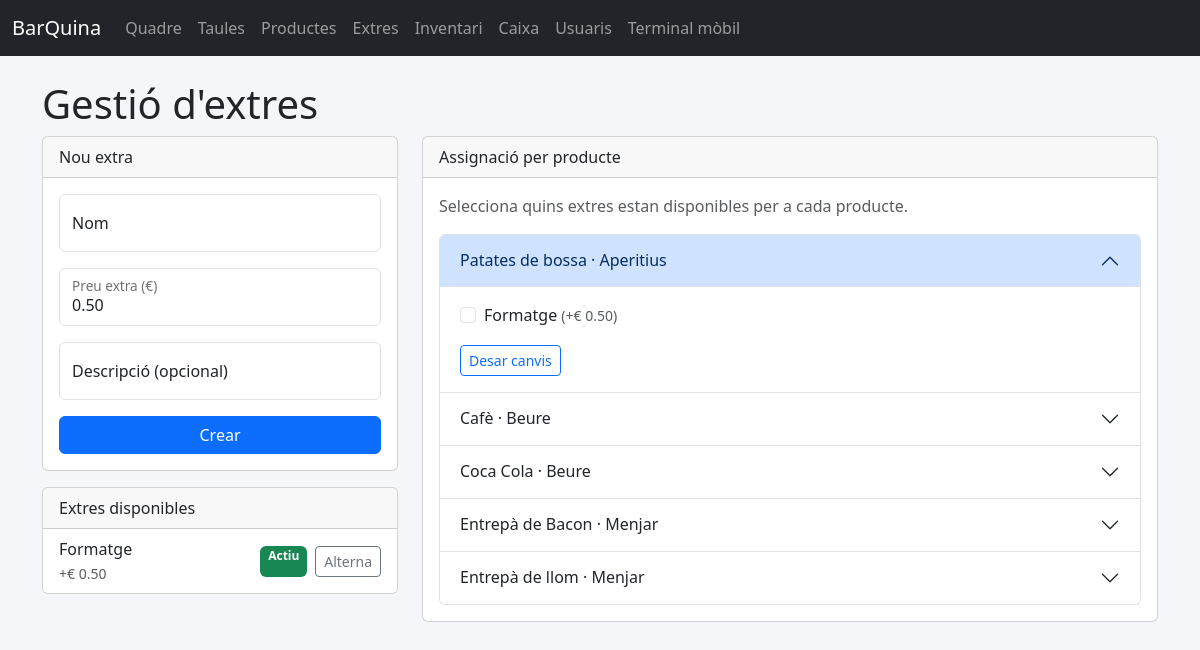
The page /catalog/extras on the database its author committed.
### app/models.py (models this page shows, shortened)
class Extra(db.Model):
    __tablename__ = "extras"
    id = db.Column(db.Integer, primary_key=True)
    name = db.Column(db.String(80), nullable=False, unique=True)
    price_delta = db.Column(db.Float, nullable=False, default=0.0)
    is_active = db.Column(db.Boolean, default=True)
    description = db.Column(db.String(160))
    product_links = db.relationship("ProductExtra", back_populates="extra", cascade="all, delete-orphan")

class Product(db.Model):
    __tablename__ = "products"
    id = db.Column(db.Integer, primary_key=True)
    name = db.Column(db.String(80), nullable=False)
    category = db.Column(db.String(30), nullable=False, default="beguda")
    price = db.Column(db.Float, nullable=False)
    is_active = db.Column(db.Boolean, default=True)
    order_items = db.relationship("OrderItem", back_populates="product")
    product_extras = db.relationship(
        "ProductExtra",
        back_populates="product",
        cascade="all, delete-orphan",
        lazy="joined",
    )
    extras = db.relationship(
        "Extra",
        secondary="product_extras",
        viewonly=True,
        lazy="joined",
        order_by="Extra.name",
    )

### app/blueprints/catalog/routes.py (the view, shortened to what this page needs)
@bp.route("/extras", methods=["GET", "POST"])
def extras():
    extras_list = Extra.query.order_by(Extra.name).all()
    products = Product.query.order_by(Product.category, Product.name).all()
    return render_template("catalog/extras.html", extras=extras_list, products=products)

### app/templates/catalog/extras.html (shortened to what this page needs)
{% extends "base.html" %}
{% block content %}
<h1>Gestió d'extres</h1>
<div class="row g-4">
    <div class="col-lg-4">
        <div class="card mb-3">
            <div class="card-header">Nou extra</div>
            <div class="card-body">
                <form method="post" action="{{ url_for('catalog.extras') }}">
                    <div class="form-floating mb-3">
                        <input class="form-control" name="name" placeholder="Formatge">
                        <label>Nom</label>
                    </div>
                    <div class="form-floating mb-3">
                        <input class="form-control" name="price" type="number" min="0" step="0.01" value="0.50">
                        <label>Preu extra (€)</label>
                    </div>
                    <div class="form-floating mb-3">
                        <input class="form-control" name="description" placeholder="Opcional">
                        <label>Descripció (opcional)</label>
                    </div>
                    <button class="btn btn-primary w-100" type="submit">Crear</button>
                </form>
            </div>
        </div>
        <div class="card">
            <div class="card-header">Extres disponibles</div>
            <div class="list-group list-group-flush">
                {% for extra in extras %}
                <form method="post" action="{{ url_for('catalog.extras') }}" class="list-group-item d-flex justify-content-between align-items-center">
                    <div>
                        <div>{{ extra.name }}</div>
                        <small class="text-muted">+€ {{ '%.2f'|format(extra.price_delta) }}</small>
                    </div>
                    <div class="d-flex gap-2">
                        <span class="badge {% if extra.is_active %}bg-success{% else %}bg-secondary{% endif %}">
                            {% if extra.is_active %}Actiu{% else %}Inactiu{% endif %}
                        </span>
                        <button class="btn btn-outline-secondary btn-sm" type="submit">Alterna</button>
                    </div>
                </form>
                {% else %}
                <div class="list-group-item">Encara no hi ha extres.</div>
                {% endfor %}
            </div>
        </div>
    </div>
    <div class="col-lg-8">
        <div class="card">
            <div class="card-header">Assignació per producte</div>
            <div class="card-body">
                <p class="text-muted">Selecciona quins extres estan disponibles per a cada producte.</p>
                <div class="accordion" id="productExtrasAccordion">
                    {% for product in products %}
                    <div class="accordion-item">
                        <h2 class="accordion-header" id="heading{{ product.id }}">
                            <button class="accordion-button {% if not loop.first %}collapsed{% endif %}" type="button" data-bs-toggle="collapse" data-bs-target="#collapse{{ product.id }}">
                                {{ product.name }} · {{ product.category|title }}
                            </button>
                        </h2>
                        <div id="collapse{{ product.id }}" class="accordion-collapse collapse {% if loop.first %}show{% endif %}" data-bs-parent="#productExtrasAccordion">
                            <div class="accordion-body">
                                <form method="post" action="{{ url_for('catalog.extras') }}">
                                    <div class="row g-2">
                                        {% set assigned = product.product_extras | map(attribute='extra_id') | list %}
                                        {% for extra in extras %}
                                        <div class="col-12 col-md-6">
                                            <div class="form-check">
                                                <input class="form-check-input" type="checkbox" name="extra_ids" value="{{ extra.id }}" id="prod{{ product.id }}extra{{ extra.id }}"  >
                                                <label class="form-check-label" for="prod{{ product.id }}extra{{ extra.id }}">
                                                    {{ extra.name }} <small class="text-muted">(+€ {{ '%.2f'|format(extra.price_delta) }})</small>
                                                </label>
                                            </div>
                                        </div>
                                        {% endfor %}
                                    </div>
                                    <button class="btn btn-outline-primary btn-sm mt-3" type="submit">Desar canvis</button>
                                </form>
                            </div>
                        </div>
                    </div>
                    {% else %}
                    <p class="text-muted">No hi ha productes per configurar.</p>
                    {% endfor %}
                </div>
            </div>
        </div>
    </div>
</div>
{% endblock %}

### app/static/css/app.css (style rules this page uses)
body { background-color: #f5f6fa; }

### rows shown on the page
Extra: name "Formatge", price_delta "0.50", shows "Actiu"
Product: name "Patates de bossa", category "Aperitius"
Product: name "Cafè", category "Beure"
Product: name "Coca Cola", category "Beure"
Product: name "Entrepà de Bacon", category "Menjar"
Product: name "Entrepà de llom", category "Menjar"
